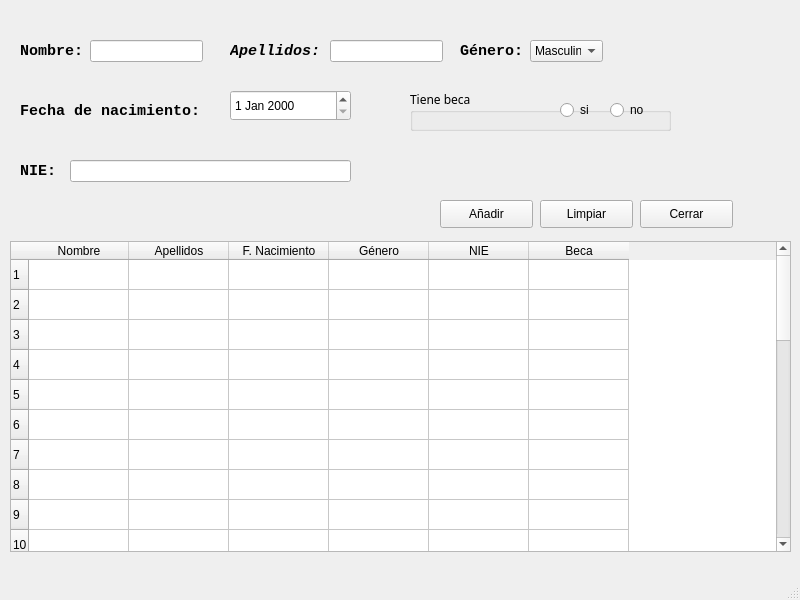
<?xml version="1.0" encoding="UTF-8"?>
<ui version="4.0">
 <class>MainWindow</class>
 <widget class="QMainWindow" name="MainWindow">
  <property name="geometry">
   <rect>
    <x>0</x>
    <y>0</y>
    <width>800</width>
    <height>600</height>
   </rect>
  </property>
  <property name="windowTitle">
   <string>MainWindow</string>
  </property>
  <widget class="QWidget" name="centralwidget">
   <widget class="QLineEdit" name="lineEdit">
    <property name="geometry">
     <rect>
      <x>90</x>
      <y>40</y>
      <width>113</width>
      <height>22</height>
     </rect>
    </property>
   </widget>
   <widget class="QLineEdit" name="lineEdit_2">
    <property name="geometry">
     <rect>
      <x>330</x>
      <y>40</y>
      <width>113</width>
      <height>22</height>
     </rect>
    </property>
   </widget>
   <widget class="QLabel" name="label">
    <property name="geometry">
     <rect>
      <x>20</x>
      <y>30</y>
      <width>91</width>
      <height>41</height>
     </rect>
    </property>
    <property name="font">
     <font>
      <family>Consolas</family>
      <pointsize>11</pointsize>
      <weight>75</weight>
      <bold>true</bold>
     </font>
    </property>
    <property name="text">
     <string>Nombre:</string>
    </property>
   </widget>
   <widget class="QLabel" name="label_2">
    <property name="geometry">
     <rect>
      <x>230</x>
      <y>30</y>
      <width>111</width>
      <height>41</height>
     </rect>
    </property>
    <property name="font">
     <font>
      <family>Consolas</family>
      <pointsize>11</pointsize>
      <weight>75</weight>
      <italic>true</italic>
      <bold>true</bold>
     </font>
    </property>
    <property name="text">
     <string>Apellidos:</string>
    </property>
   </widget>
   <widget class="QLabel" name="label_3">
    <property name="geometry">
     <rect>
      <x>20</x>
      <y>90</y>
      <width>211</width>
      <height>41</height>
     </rect>
    </property>
    <property name="font">
     <font>
      <family>Consolas</family>
      <pointsize>11</pointsize>
      <weight>75</weight>
      <bold>true</bold>
     </font>
    </property>
    <property name="text">
     <string>Fecha de nacimiento:</string>
    </property>
   </widget>
   <widget class="QDateEdit" name="dateEdit">
    <property name="geometry">
     <rect>
      <x>230</x>
      <y>90</y>
      <width>121</width>
      <height>31</height>
     </rect>
    </property>
    <property name="font">
     <font>
      <pointsize>9</pointsize>
     </font>
    </property>
   </widget>
   <widget class="QLabel" name="label_4">
    <property name="geometry">
     <rect>
      <x>460</x>
      <y>30</y>
      <width>211</width>
      <height>41</height>
     </rect>
    </property>
    <property name="font">
     <font>
      <family>Consolas</family>
      <pointsize>11</pointsize>
      <weight>75</weight>
      <bold>true</bold>
     </font>
    </property>
    <property name="text">
     <string>Género:</string>
    </property>
   </widget>
   <widget class="QComboBox" name="comboBox">
    <property name="geometry">
     <rect>
      <x>530</x>
      <y>40</y>
      <width>73</width>
      <height>22</height>
     </rect>
    </property>
    <item>
     <property name="text">
      <string>Masculino</string>
     </property>
    </item>
    <item>
     <property name="text">
      <string>Femenino</string>
     </property>
    </item>
   </widget>
   <widget class="QLineEdit" name="lineEdit_3">
    <property name="geometry">
     <rect>
      <x>70</x>
      <y>160</y>
      <width>281</width>
      <height>22</height>
     </rect>
    </property>
   </widget>
   <widget class="QLabel" name="label_5">
    <property name="geometry">
     <rect>
      <x>20</x>
      <y>150</y>
      <width>91</width>
      <height>41</height>
     </rect>
    </property>
    <property name="font">
     <font>
      <family>Consolas</family>
      <pointsize>11</pointsize>
      <weight>75</weight>
      <bold>true</bold>
     </font>
    </property>
    <property name="text">
     <string>NIE:</string>
    </property>
   </widget>
   <widget class="QGroupBox" name="groupBox">
    <property name="geometry">
     <rect>
      <x>410</x>
      <y>90</y>
      <width>261</width>
      <height>41</height>
     </rect>
    </property>
    <property name="font">
     <font>
      <family>Cascadia Mono SemiLight</family>
      <pointsize>9</pointsize>
     </font>
    </property>
    <property name="title">
     <string>Tiene beca</string>
    </property>
   </widget>
   <widget class="QTableWidget" name="tableWidget">
    <property name="geometry">
     <rect>
      <x>10</x>
      <y>241</y>
      <width>781</width>
      <height>311</height>
     </rect>
    </property>
    <property name="rowCount">
     <number>30</number>
    </property>
    <attribute name="horizontalHeaderCascadingSectionResizes">
     <bool>false</bool>
    </attribute>
    <row/>
    <row/>
    <row/>
    <row/>
    <row/>
    <row/>
    <row/>
    <row/>
    <row/>
    <row/>
    <row/>
    <row/>
    <row/>
    <row/>
    <row/>
    <row/>
    <row/>
    <row/>
    <row/>
    <row/>
    <row/>
    <row/>
    <row/>
    <row/>
    <row/>
    <row/>
    <row/>
    <row/>
    <row/>
    <row/>
    <column>
     <property name="text">
      <string>Nombre</string>
     </property>
    </column>
    <column>
     <property name="text">
      <string>Apellidos</string>
     </property>
    </column>
    <column>
     <property name="text">
      <string>F. Nacimiento</string>
     </property>
    </column>
    <column>
     <property name="text">
      <string>Género</string>
     </property>
    </column>
    <column>
     <property name="text">
      <string>NIE</string>
     </property>
    </column>
    <column>
     <property name="text">
      <string>Beca</string>
     </property>
    </column>
   </widget>
   <widget class="QPushButton" name="pushButton">
    <property name="geometry">
     <rect>
      <x>540</x>
      <y>200</y>
      <width>93</width>
      <height>28</height>
     </rect>
    </property>
    <property name="text">
     <string>Limpiar</string>
    </property>
   </widget>
   <widget class="QPushButton" name="pushButton_2">
    <property name="geometry">
     <rect>
      <x>440</x>
      <y>200</y>
      <width>93</width>
      <height>28</height>
     </rect>
    </property>
    <property name="text">
     <string>Añadir</string>
    </property>
   </widget>
   <widget class="QPushButton" name="pushButton_3">
    <property name="geometry">
     <rect>
      <x>640</x>
      <y>200</y>
      <width>93</width>
      <height>28</height>
     </rect>
    </property>
    <property name="text">
     <string>Cerrar</string>
    </property>
   </widget>
   <widget class="QRadioButton" name="radioButton">
    <property name="geometry">
     <rect>
      <x>560</x>
      <y>100</y>
      <width>95</width>
      <height>20</height>
     </rect>
    </property>
    <property name="text">
     <string>si</string>
    </property>
   </widget>
   <widget class="QRadioButton" name="radioButton_2">
    <property name="geometry">
     <rect>
      <x>610</x>
      <y>100</y>
      <width>95</width>
      <height>20</height>
     </rect>
    </property>
    <property name="text">
     <string>no</string>
    </property>
   </widget>
  </widget>
  <widget class="QMenuBar" name="menubar">
   <property name="geometry">
    <rect>
     <x>0</x>
     <y>0</y>
     <width>800</width>
     <height>26</height>
    </rect>
   </property>
  </widget>
  <widget class="QStatusBar" name="statusbar"/>
 </widget>
 <resources/>
 <connections/>
</ui>
